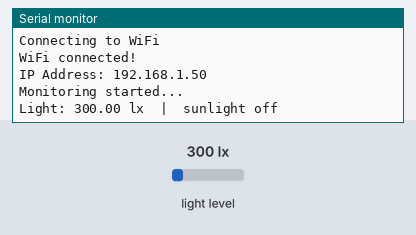
The sketch below on a simulated Arduino MKR. Parts: the last lines printed to the serial monitor. Inputs (shaded band) come from the test bench; at power-on: light level 300 lx. WiFi joins after 1.5 s; servers stay silent unless stated; web services answer with replies made up by the test bench.

Above: at 4.7 s.
4.8 s: light level set to 324 lx
At 7.8 s:
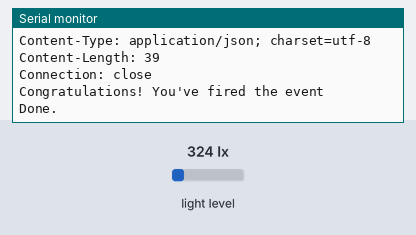
8.6 s: light level set to 40 lx
At 9.99 s:
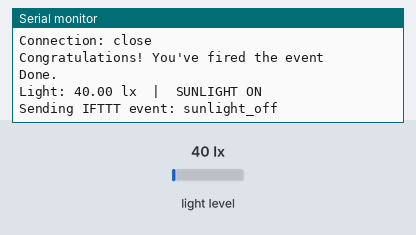
Timing chart, 0 to 11.6 s (numbered marks = the images above; inputs shaded):
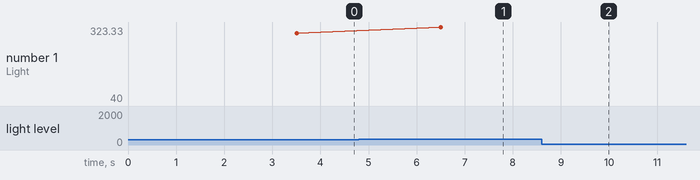

Measured:
- the behaviour switches between 300 and 301 lx on light level (found by bisection; images 0 and 1)
- after the input at 4.8 s, the serial monitor: prints a new line after 1.7 s (image 1)
- after the input at 8.6 s, the serial monitor: prints a new line after 1.2 s (image 2)
- plotted number 1: 300 → 323.33 after the input at 4.8 s, 323.33 → 40 after the input at 8.6 s

The sketch:

BH1750test.ino
```cpp
/*

Example of BH1750 library usage.

This example initialises the BH1750 object using the default high resolution
continuous mode and then makes a light level reading every second.

Connections

  - VCC to 3V3 or 5V
  - GND to GND
  - SCL to SCL (A5 on Arduino Uno, Leonardo, etc or 21 on Mega and Due, on
    esp8266 free selectable)
  - SDA to SDA (A4 on Arduino Uno, Leonardo, etc or 20 on Mega and Due, on
    esp8266 free selectable)
  - ADD to (not connected) or GND

ADD pin is used to set sensor I2C address. If it has voltage greater or equal
to 0.7VCC voltage (e.g. you've connected it to VCC) the sensor address will be
0x5C. In other case (if ADD voltage less than 0.7 * VCC) the sensor address
will be 0x23 (by default).

*/
#include <WiFiNINA.h>
#include <Wire.h>
#include <BH1750.h>

// ── WiFi ──────────────────────────────────────────────────────────────────────
char ssid[] = "NOKIA-1FF1";
char pass[] = "k6uL2LaeMw";

// ── IFTTT ─────────────────────────────────────────────────────────────────────
const char* IFTTT_HOST = "maker.ifttt.com";
const int   IFTTT_PORT = 443;
const char* IFTTT_KEY  = "bl2SWLMVGPSPoulJ_wCRF7";

String sunlightOnEvent  = "sunlight_on";
String sunlightOffEvent = "sunlight_off";

// ── Light Threshold ───────────────────────────────────────────────────────────
// Watch Serial Monitor to see your lux readings, then set this value
// between your dark reading and your bright reading.
float lightThreshold = 300.0;  // lux

// ── Globals ───────────────────────────────────────────────────────────────────
WiFiSSLClient client;   // must be SSL for HTTPS on port 443
BH1750 lightMeter;
bool sunlightDetected = false;

// ─────────────────────────────────────────────────────────────────────────────

void connectWiFi() {
  Serial.print("Connecting to WiFi");
  while (WiFi.begin(ssid, pass) != WL_CONNECTED) {
    Serial.print(".");
    delay(2000);
  }
  Serial.println("\nWiFi connected!");
  Serial.print("IP Address: ");
  Serial.println(WiFi.localIP());
}

// Sends a GET request to IFTTT Webhooks with value1 as a query parameter.
// URL format: /trigger/{event}/with/key/{key}?value1={value1}
// value1 will appear in your email body as {{Value1}}
void sendIFTTTEvent(String eventName, String value1) {
  Serial.println("Sending IFTTT event: " + eventName);

  if (!client.connect(IFTTT_HOST, IFTTT_PORT)) {
    Serial.println("Connection to IFTTT failed");
    return;
  }

  // Build the URL with value1 as query parameter
  String url = "/trigger/" + eventName + "/with/key/" + String(IFTTT_KEY)
             + "?value1=" + value1;

  // Send HTTP GET request
  client.println("GET " + url + " HTTP/1.1");
  client.println("Host: " + String(IFTTT_HOST));
  client.println("Connection: close");
  client.println();

  // Print full server response
  // "Congratulations! You've fired the sunlight_on event" = success
  unsigned long t = millis();
  while ((client.connected() || client.available()) && millis() - t < 5000) {
    if (client.available()) Serial.print((char)client.read());
  }

  client.stop();
  Serial.println("\nDone.");
}

// ─────────────────────────────────────────────────────────────────────────────

void setup() {
  Serial.begin(9600);
  delay(2000);

  Wire.begin();
  lightMeter.begin();  // không cần kiểm tra bool
  Serial.println("BH1750 ready");

  connectWiFi();
  Serial.println("Monitoring started...");
}

void loop() {
  float lux = lightMeter.readLightLevel();  // dùng hàm đúng

  Serial.print("Light: ");
  Serial.print(lux);
  Serial.print(" lx  |  ");
  Serial.println(sunlightDetected ? "SUNLIGHT ON" : "sunlight off");

  if (lux > lightThreshold && !sunlightDetected) {
    sunlightDetected = true;
    sendIFTTTEvent(sunlightOnEvent, "Lux=" + String(lux));
  }
  else if (lux <= lightThreshold && sunlightDetected) {
    sunlightDetected = false;
    sendIFTTTEvent(sunlightOffEvent, "Lux=" + String(lux));
  }

  delay(3000);
}
```
